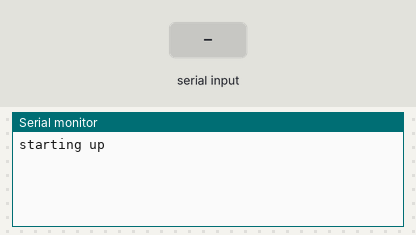
Bench run of a sketch on a simulated Arduino Uno, built with avr-gcc and run on an emulated ATmega328P. On the bench: the last lines printed to the serial monitor. Inputs (shaded band) come from the test bench.

Above: at 1.2 s.
1.3 s: byte 30 received over Serial
At 2.0 s:
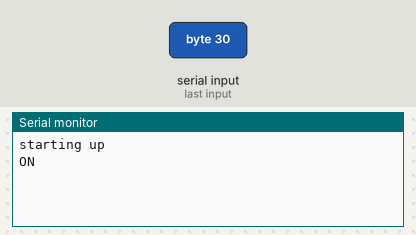
2.8 s: byte 90 received over Serial
At 3.1 s:
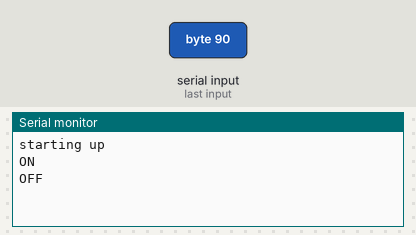

The sketch:

SerialController.ino
```cpp
// control powerSocket
const int powerPin = 8;
boolean powerOn = false;

// control LEDs

int incomingByte;  //a variable to read incoming serial data

void setup() {
  //initiate serial communication:
  Serial.begin(9600);
  Serial.println(F("starting up"));

  pinMode(powerPin, OUTPUT);

  digitalWrite(powerPin, LOW);
}

void loop() {

  // read serial messages
  if (Serial.available() > 0) {

    powerOn = !powerOn;

    if (powerOn) {
      digitalWrite(powerPin, HIGH);
      Serial.println(F("ON"));
    } else {
      digitalWrite(powerPin, LOW);
      Serial.println(F("OFF"));
    }

    //read all the bytes in the serial buffer (we don't care about the contents of the data)
    while (Serial.available()) incomingByte = Serial.read();
  }
}
```

Measured:
- after the input at 1.3 s, the serial monitor: prints a new line at once (image 1)
- after the input at 2.8 s, the serial monitor: prints a new line at once (image 2)
